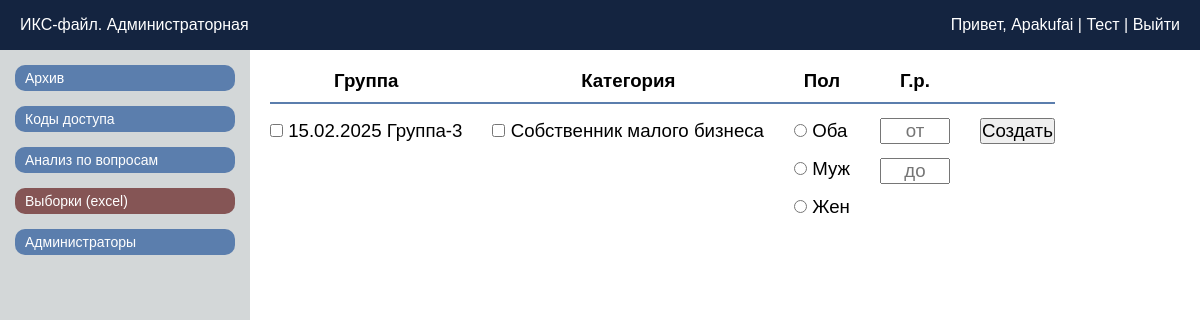
/cab_excelgen (signed in), run on the app's committed database.
### tables this page shows
CREATE TABLE ISeC_results (
                userId TEXT PRIMARY KEY, userGroup TEXT, userName TEXT, userSurname TEXT, userSex TEXT, userBirthyear INTEGER, userCategory TEXT, userEmail TEXT,
                adaptation_1 INTEGER, compromise_1 INTEGER, bidding_1 INTEGER, threat_1 INTEGER, logicArgument_1 INTEGER, emotionsArgument_1 INTEGER,
                adaptationCount_1 REAL, compromiseCount_1 REAL, biddingCount_1 REAL, threatCount_1 REAL, logicArgumentCount_1 REAL, emotionsArgumentCount_1 REAL,
                b1_q1_top INTEGER, b1_q2_top INTEGER, b1_q3_top INTEGER, b1_q4_top INTEGER, b1_q5_top INTEGER, b1_q6_top INTEGER, b1_q7_top INTEGER, b1_q8_top INTEGER,
                b1_q9_top INTEGER, b1_q10_top INTEGER, b1_q11_top INTEGER, b1_q12_top INTEGER, b1_q13_top INTEGER, b1_q14_top INTEGER, b1_q15_top INTEGER,

                adaptation_2 INTEGER, compromise_2 INTEGER, threat_2 INTEGER, cooperation_2 INTEGER, avoidance_2 INTEGER,
                adaptationCount_2 REAL, compromiseCount_2 REAL, threatCount_2 REAL, cooperationCount_2 REAL, avoidanceCount_2 REAL,
                b2_q1_top INTEGER, b2_q2_top INTEGER, b2_q3_top INTEGER, b2_q4_top INTEGER, b2_q5_top INTEGER, b2_q6_top INTEGER, b2_q7_top INTEGER, b2_q8_top INTEGER,
                b2_q9_top INTEGER, b2_q10_top INTEGER, b2_q11_top INTEGER, b2_q12_top INTEGER, b2_q13_top INTEGER, b2_q14_top INTEGER, b2_q15_top INTEGER, b2_q16_top INTEGER,
                b2_q17_top INTEGER, b2_q18_top INTEGER, b2_q19_top INTEGER, b2_q20_top INTEGER, b2_q21_top INTEGER, b2_q22_top INTEGER, b2_q23_top INTEGER, b2_q24_top INTEGER,
                b2_q25_top INTEGER, b2_q26_top INTEGER, b2_q27_top INTEGER, b2_q28_top INTEGER, b2_q29_top INTEGER, b2_q30_top INTEGER,

                adaptation_3 INTEGER, threat_3 INTEGER, cooperation_3 INTEGER,
                adaptationCount_3 REAL, threatCount_3 REAL, cooperationCount_3 REAL,
                b3_q1 INTEGER, b3_q2 INTEGER, b3_q3 INTEGER, b3_q4 INTEGER, b3_q5 INTEGER, b3_q6 INTEGER, b3_q7 INTEGER, b3_q8 INTEGER, b3_q9 INTEGER,

                understandingOfStyles_4 INTEGER, strengthInstallation_4 INTEGER, manipulationInstallation_4 INTEGER, negotiationsInstallation_4 INTEGER,
                strengthInstallationCount_4 REAL, manipulationInstallationCount_4 REAL, negotiationsInstallationCount_4 REAL,
                b4_q1 INTEGER, b4_q2 INTEGER, b4_q3 INTEGER, b4_q4 INTEGER, b4_q5 INTEGER, b4_q6 INTEGER, b4_q7 INTEGER, b4_q8 INTEGER,
                b4_q9 INTEGER, b4_q10 INTEGER, b4_q11 INTEGER, b4_q12 INTEGER, b4_q13 INTEGER, b4_q14 INTEGER, b4_q15 INTEGER, b4_q16 INTEGER,

                adaptation_5 INTEGER, bidding_5 INTEGER, logicArgument_5 INTEGER, emotionsArgument_5 INTEGER, avoidance_5 INTEGER,
                adaptationCount_5 REAL, biddingCount_5 REAL, logicArgumentCount_5 REAL, emotionsArgumentCount_5 REAL, avoidanceCount_5 REAL,
                b5_q1 INTEGER, b5_q2 INTEGER, b5_q3 INTEGER, b5_q4 INTEGER, b5_q5 INTEGER, b5_q6 INTEGER, b5_q7 INTEGER, b5_q8 INTEGER,
                b5_q9 INTEGER, b5_q10 INTEGER, b5_q11 INTEGER, b5_q12 INTEGER,

                logicArgument_6 INTEGER, emotionsArgument_6 INTEGER,
                logicArgumentCount_6 REAL, emotionsArgumentCount_6 REAL,
                b6_q1 INTEGER, b6_q2 INTEGER, b6_q3 INTEGER, b6_q4 INTEGER, b6_q5 INTEGER, b6_q6 INTEGER, b6_q7 INTEGER, b6_q8 INTEGER, b6_q9 INTEGER, b6_q10 INTEGER

            );

### app.py (the view)
@app.route('/cab_excelgen')
def cab_excelgen():
    if 'adminName' not in session:
        return redirect(url_for('cab_login'))
    groups = get_unique_groups()  # Получаем уникальные группы
    categories = get_unique_categories()  # Получаем уникальные категории
    sorted_groups = sort_groups_by_date(groups)  # Сортируем группы по дате
    return render_template('cab_excelgen.html', groups=sorted_groups, categories=categories)

### app.py (called while the page is built)
def get_db_connection():
    try:
        db_path = os.path.join(os.path.dirname(__file__), 'database/ISeC_database.db')
        if not os.path.exists(db_path):
            print(f"База данных не найдена по пути: {db_path}")
        print("Попытка подключения к базе данных...")
        conn = sqlite3.connect(db_path)  # Укажите путь к вашей базе данных
        conn.row_factory = sqlite3.Row  # Позволяет обращаться к столбцам по именам
        print("Подключение успешно.")
        return conn
    except sqlite3.Error as e:
        print(f"Ошибка подключения к базе данных: {e}")
        return None

def get_unique_groups():
    conn = get_db_connection()
    cursor = conn.cursor()
    cursor.execute("SELECT DISTINCT userGroup FROM ISeC_results")
    groups = cursor.fetchall()
    conn.close()
    return [group[0] for group in groups]  # Преобразуем в список

def get_unique_categories():
    conn = get_db_connection()
    cursor = conn.cursor()
    cursor.execute("SELECT DISTINCT userCategory FROM ISeC_results")
    categories = cursor.fetchall()
    conn.close()
    return [category[0] for category in categories]  # Преобразуем в список

def sort_groups_by_date(groups):
    def extract_date(group_name):
        match = re.search(r'(\d{2}\.\d{2}\.\d{4})', group_name)  # Используем регулярное выражение для извлечения даты
        if match:
            date_str = match.group(1)
            return datetime.strptime(date_str, '%d.%m.%Y')  # Преобразуем строку в объект datetime
        return datetime.min  # Если дата не найдена, возвращаем минимальную дату
    return sorted(groups, key=extract_date, reverse=True)  # Сортируем группы по дате в обратном порядке (от самой поздней к самой ранней)

### templates/cab_excelgen.html (shortened to what this page needs)
<!doctype html>
<html lang="ru">
<head>
	<link rel="stylesheet" href="{{ url_for('static', filename='css/style_adminCab.css') }}">
</head>
<body>
	<header class="header">
		<div class="header_ISeC">ИКС-файл. Администраторная</div>
		<div class="header_admin">
			<span>
				Привет, <a href="{{ url_for('index') }}">{{ session['adminName'] }}</a> |
				<a href="{{ url_for('index') }}">Тест</a> |
				<a href="{{ url_for('cab_logout') }}">Выйти</a>
			</span>
		</div>
	</header>
	<main class="main">
		<div class="side_menu">
			<button class="btn_sidelink" onclick="window.location.href='http://127.0.0.1:5000/cab_archive'">
				Архив
			</button>
			<button class="btn_sidelink" onclick="window.location.href='http://127.0.0.1:5000/cab_codes'">
				Коды доступа
			</button>
			<button class="btn_sidelink" onclick="window.location.href='http://127.0.0.1:5000/cab_analysis'">
				Анализ по вопросам
			</button>
			<button class="btn_sidelink_actual" onclick="window.location.href='http://127.0.0.1:5000/cab_excelgen'">
				Выборки (excel)
			</button>
			<button class="btn_sidelink" onclick="window.location.href='http://127.0.0.1:5000/cab_admins'">
				Администраторы
			</button>
		</div>
		<div class="central_codes">
			<table>
				<thead>
					<tr class="conditions_head">
						<th class="conditions_head_th_0">
							<p>Группа</p>
						</th>
						<th class="conditions_head_th_1">
							<p>Категория</p>
						</th>
						<th class="conditions_head_th_2">
							<p>Пол</p>
						</th>
						<th class="conditions_head_th_3">
							<p>Г.р.</p>
						</th>
						<th class="conditions_head_th_4">
						</th>
					</tr>
				</thead>
				<tbody>
					<tr class="conditions_block">
						<td class="conditions_block_td_0">
							<div name="group_fullname">
								{% for group in groups %}
								<div class="group-item {% if loop.index > 10 %}hidden_groups{% endif %}">
									<input type="checkbox" id="group_{{ loop.index }}" name="group_checkbox"
										value="{{ group }}">
									<label for="group_{{ loop.index }}">{{ group }}</label>
								</div>
								{% endfor %}
							</div>
						</td>
						<td class="conditions_block_td_1">
							<div name="category">
								{% for category in categories %}
								<div>
									<input type="checkbox" id="category_{{ loop.index }}" name="category_checkbox"
										value="{{ category }}">
									<label for="category_{{ loop.index }}">{{ category }}</label>
								</div>
								{% endfor %}
							</div>
						</td>
						<td class="conditions_block_td_2">
							<div class="excelgen_inputs">
								<div>
									<input type="radio" name="sex" id="sex_both">
									<label for="sex_both">Оба</label>
								</div>
								<div>
									<input type="radio" name="sex" value="Мужской" id="sex_male">
									<label for="sex_both">Муж</label>
								</div>
								<div>
									<input type="radio" name="sex" value="Женский" id="sex_female">
									<label for="sex_both">Жен</label>
								</div>
							</div>
						</td>
						<td class="conditions_block_td_3">
							<div>
								<input type="text" id="yearFrom" placeholder="от">
							</div>
							<div>
								<input type="text" id="yearUntil" placeholder="до">
							</div>
						</td>
						<td class="conditions_block_td_4">
							<button id="start_excelgen">Создать</button>
						</td>
					</tr>
				</tbody>
			</table>
		</div>
	</main>
</body>
</html>

### static/css/style_adminCab.css (style rules this page uses)
* { margin: 0; padding: 0; box-sizing: border-box; }
body { font-family: Arial, sans-serif; background-color: #ffffff; }
.header { width: 100%; height: 50px; display: flex; justify-content: space-between; align-items: center; padding: 0 10px; color: #ffffff; background-color: #142440; }
.header_ISeC { padding-left: 10px; }
.header_admin { text-align: right; padding-right: 10px; }
a { text-decoration: none; color: inherit; background-color: transparent; }
.main { display: flex; flex-direction: row; }
.side_menu { padding-top: 15px; display: flex; flex-direction: column; width: 250px; background-color: #d3d7d8; height: calc(100vh - 50px); gap: 15px; }
.btn_sidelink { color: #ffffff; background-color: #5b7ead; text-align: left; font-size: 14px; margin: 0 15px; padding: 5px 0 5px 10px; border-radius: 10px; border: none; cursor: pointer; }
.btn_sidelink_actual { color: #ffffff; background-color: #855555; text-align: left; font-size: 14px; margin: 0 15px; padding: 5px 0 5px 10px; border-radius: 10px; border: none; cursor: pointer; }
.central_codes * { border-collapse: collapse; font-size: 14pt; }
.central_codes table { margin: 20px 0 0 20px; }
.conditions_block_td_3 * { width: 70px; margin-top: 7px; text-align: center; }
.conditions_block_td_4 * { margin-top: 14px; }
.conditions_block { vertical-align: top; }
.conditions_head { border-bottom: 2px solid #5b7ead; }
.conditions_head * { padding-bottom: 5px; }
.conditions_head th, .conditions_block_td_0, .conditions_block_td_1, .conditions_block_td_2, .conditions_block_td_3 { padding-right: 30px; }
.conditions_block_td_0 *, .conditions_block_td_1 *, .conditions_block_td_2 * { margin-top: 10px; }

### data on the page
ISeC_results: userGroup "15.02.2025 Группа-3", userCategory "Собственник малого бизнеса"

### other printed values
{{ session['adminName'] }} "Apakufai"
